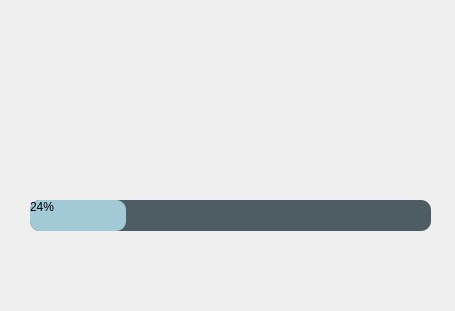
<?xml version="1.0" encoding="UTF-8"?>
<ui version="4.0">
 <class>loadingScreenForm</class>
 <widget class="QWidget" name="loadingScreenForm">
  <property name="geometry">
   <rect>
    <x>0</x>
    <y>0</y>
    <width>455</width>
    <height>311</height>
   </rect>
  </property>
  <property name="windowTitle">
   <string>Form</string>
  </property>
  <widget class="QLabel" name="label">
   <property name="geometry">
    <rect>
     <x>170</x>
     <y>20</y>
     <width>131</width>
     <height>121</height>
    </rect>
   </property>
   <property name="styleSheet">
    <string notr="true">border-image: url(:/images/logo.png);</string>
   </property>
   <property name="text">
    <string/>
   </property>
  </widget>
  <widget class="QProgressBar" name="progressBar">
   <property name="geometry">
    <rect>
     <x>30</x>
     <y>200</y>
     <width>401</width>
     <height>31</height>
    </rect>
   </property>
   <property name="styleSheet">
    <string notr="true">QProgressBar{
	border-radius: 10px;
	background-color: rgb(78, 93, 100);
}
QProgressBar::chunk{
	border-radius: 10px;
	background-color: rgb(162, 202, 214);
}</string>
   </property>
   <property name="value">
    <number>24</number>
   </property>
  </widget>
 </widget>
 <resources>
  <include location="res.qrc"/>
 </resources>
 <connections/>
</ui>
